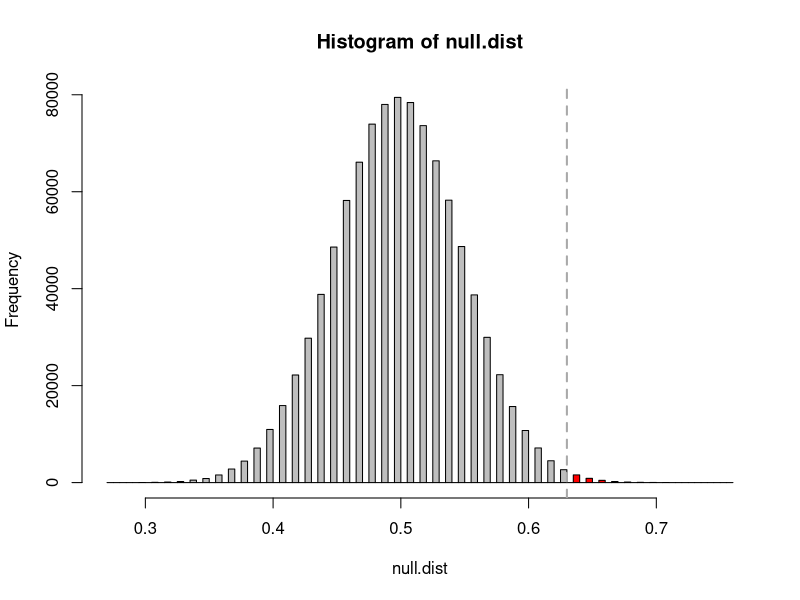
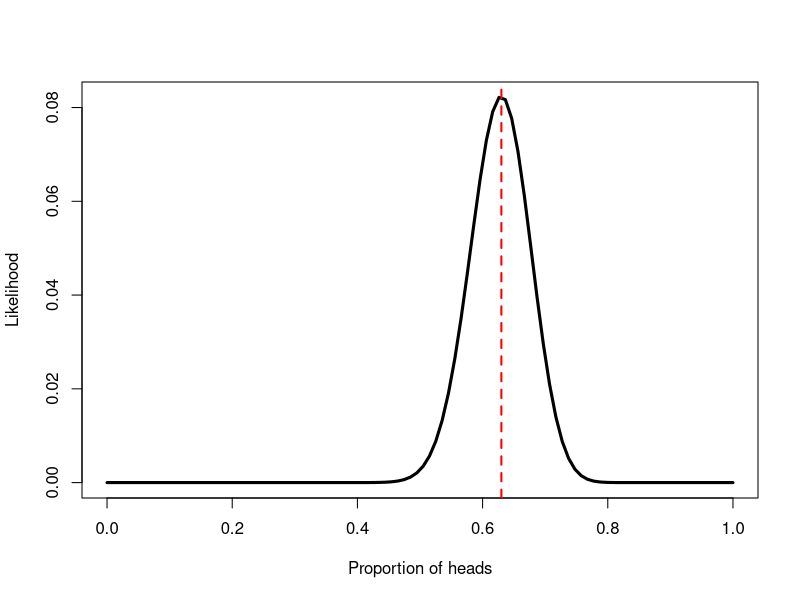
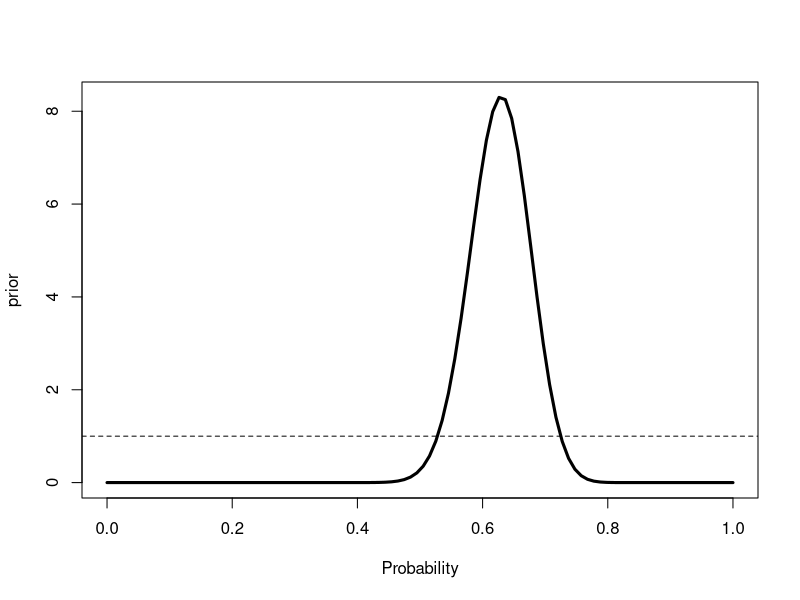
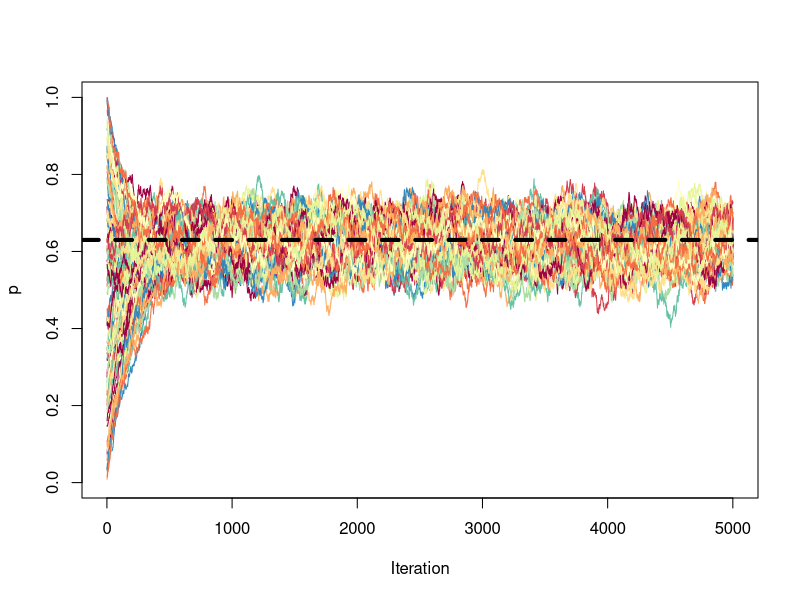
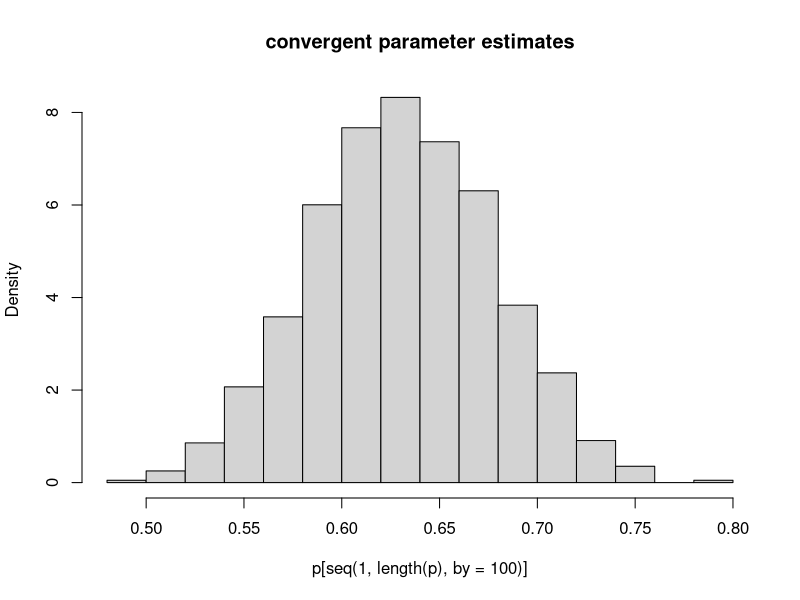
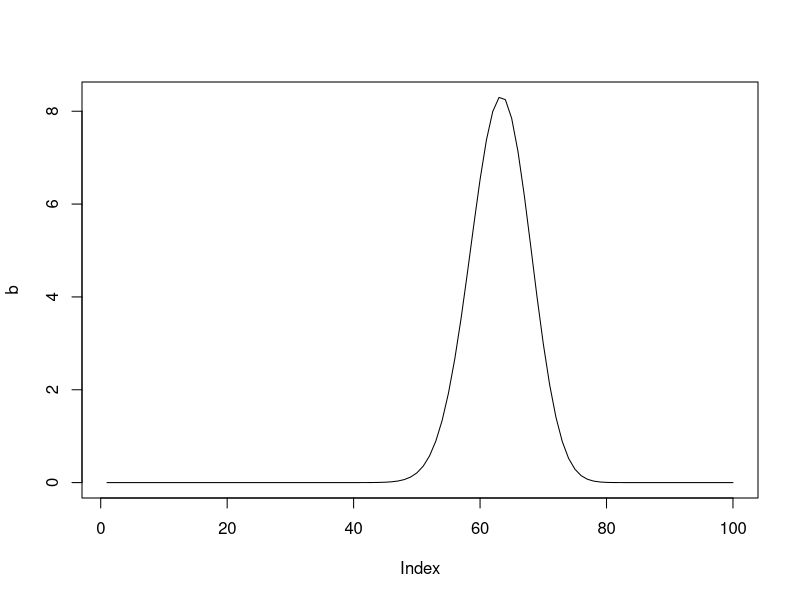

Recreate these plots in R, in order.
## ---- chunk 1
knitr::opts_chunk$set(echo = TRUE)
## ---- chunk 2
D <- 63/100 # the D stands for data
## ---- chunk 3
p_h <- 0.5 # null hypothesis for fair lizard flips
## ---- chunk 4
# creating our own p-value:
# generate a random number of "heads" for 100 coin flips, 10000 times:
null.dist <- rbinom(1000000, 100, 0.5) / 100
{h <- hist(null.dist, breaks = 100, plot = FALSE)
  clr <- ifelse(h$breaks <= 0.63, "grey", "red")[-length(h$breaks)]
  plot(h, col = clr)
abline(v = 0.63, col = "darkgrey", lwd = 2, lty = 2)}
# should have a mean of about 0.5
mean(null.dist)

# how many are as extreme or more extreme than a proportion of 0.63?
sum(null.dist >= 0.63) / length(null.dist) # should be on the order of 10^-3

# what if we use the built-in r function to sample from a true normal distribution?
2 * (1 - pbinom(63, 100, 0.5))

## ---- chunk 5
n <- 100
H <- 63
p_h <- seq(0, 1, length.out = 100)

lklhd <- function(p, n, H) {
  fac <- factorial(n) / (factorial(n - H) * factorial(H))
  l <- fac * p^63 * (1 - p)^37
  return(l)
}

p <- sapply(p_h, function(i) lklhd(i, n, H))

{plot(p_h, p, type = 'l', lwd = 3, xlab = "Proportion of heads", ylab = "Likelihood")
  abline(v = 0.63, col = "red", lty = 2, lwd = 2)}
## ---- chunk 6
L1 <- log(lklhd(0.5, 100, 63)); L1

L2 <- log(lklhd(0.63, 100, 63)); L2

ratio <- 2*(L2 - L1); ratio

1 - pchisq(ratio, df = 1)
## ---- chunk 7
# AIC for no estimated parameters:
AIC_1 <- 2*0 - 2*L1; AIC_1
AIC_2 <- 2*1 - 2*L2; AIC_2

# size-corrected:
AIC_1 + 2*0*(0+1) / (100 - 0 - 1)
AIC_2 + 2*1*(1+1) / (100 - 1 - 1)

AIC_1 - AIC_2
## ---- chunk 8
# compare posterior and prior probability distributions:

prior <- 1
bayesian <- function(n, H, p) {
  b <- factorial(n + 1) / (factorial(H) * factorial(n - H)) * p^H * (1-p)^(n-H)
  return(b)
}

b <- sapply(seq(0, 1, length.out = 100), function(i) bayesian(100, 63, i))

{plot(seq(0, 1, length.out = 100), b, type = 'l', 
     lwd = 3,
     ylab = "prior",
     xlab = "Probability")
  abline(h = prior, lty = 2)}
## ---- chunk 9

# pick a starting parameter value and epsilon
# p <- runif(1); we'll use 0.6 because it's what the book does
p <- 0.6
e <- 0.01

# propose a new value
p2 <- runif(1, p-e, p+e); p2

## ---- chunk 10

# let's redifine this guy as a reminder
likelihood <- function(p, n, H) {
  fac <- factorial(n) / (factorial(n - H) * factorial(H))
  l <- fac * p^63 * (1 - p)^37
  return(l)
}

# calculate likelihoods
L1 <- likelihood(p, 100, 63); L1
L2 <- likelihood(p2, 100, 63); L2


# get likelihood ratio
L_ratio <- L2 / L1; L_ratio

# acceptance ratio
# in this case, just equal to L_ratio
R_accept <- 1 * 1 * L_ratio; R_accept

# choose a random threshold
x <- runif(1)

# if x is lower than the acceptance ratio, keep current p
if (x <= R_accept) {
  
  p <- p2
  
}
## ---- chunk 11

likelihood <- function(p, n, H) {
  fac <- factorial(n) / (factorial(n - H) * factorial(H))
  l <- fac * p^H * (1 - p)^(n - H)
  return(l)
}

MCMC <- function(n, H, p = "rand",
                 U = c(0, 1), 
                 e = 0.01, 
                 iter = 5000) {
  
  # get starting parameter if not specified
  if (p == "rand") {
    p <- runif(1, min = U[1], max = U[2])
  }
  
  # store values in a vector
  p_vec <- p
  
  for (i in 1:iter) {
    # propose a new value
    p2 <- runif(1, min = p-e, max = p+e)
    
    # get their likelihoods
    L1 <- likelihood(p, n, H)
    L2 <- likelihood(p2, n, H)
    
    # likelihood ratio
    L_ratio <- L2 / L1
    
    # generate random threshold
    x <- runif(1)
    
    if (x <= L_ratio) {
      p <- p2
    }
    
    p_vec <- c(p_vec, p)
    
  }
  
  return(p_vec)
  
}

# define color vector
colors <- RColorBrewer::brewer.pal(11, "Spectral")

# plot 101 runs
plot(MCMC(n = 100, H = 63),
     type = 'l', col = colors[runif(1, 1, length(colors))], 
     ylim = c(0, 1),
     ylab = "p", xlab = "Iteration")
for (i in 1:100) {
  points(MCMC(n = 100, H = 63),
         type = 'l', col = colors[runif(1, 1, length(colors))])
}
abline(h = 0.63, lty = 2, lwd = 4, col = "black")
## ---- chunk 12
p <- MCMC(100, 63, iter = 100000)

# chop off the "burn-in" segment
p <- p[-c(1:1000)]

# let's overlay our old bayesian friend, the Metropolis-Hastings algorithm
bayesian <- function(n, H, p) {
  b <- factorial(n + 1) / (factorial(H) * factorial(n - H)) * p^H * (1-p)^(n-H)
  return(b)
}

b <- sapply(seq(0, 1, length.out = 100), function(i) bayesian(100, 63, i))

# take every 100th value to avoid autocorrelation
hist(p[seq(1, length(p), by = 100)],
     probability = T,
     main = "convergent parameter estimates")
plot(b, type = 'l')

